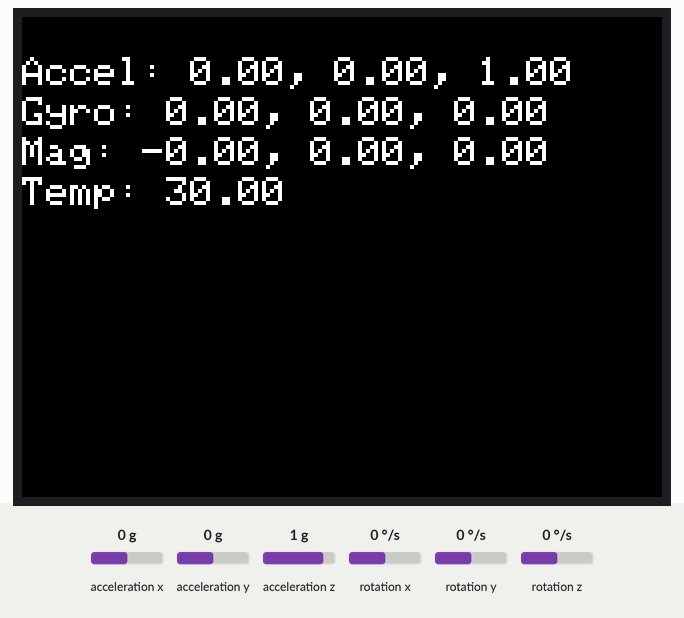
Simulated run of this sketch. Board: ESP32. On the bench: 320×240 colour display. The inputs (shaded band) are chosen by the test bench; at power-on: acceleration x 0 g, acceleration y 0 g, acceleration z 1 g, rotation x 0 °/s, rotation y 0 °/s, rotation z 0 °/s. Nothing arrives over Bluetooth unless stated; what the sketch prints to the serial monitor is not drawn.

Above: at 1.3 s.
1.4 s: acceleration x set to -1.4 g
At 1.9 s:
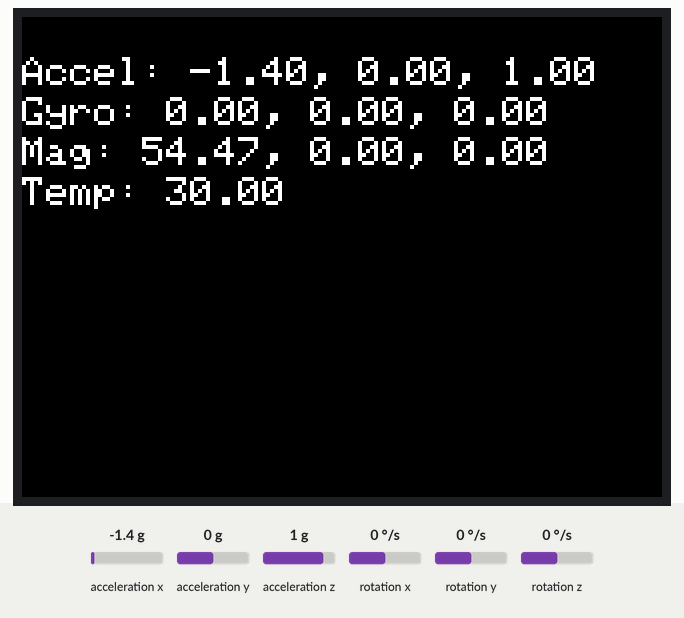
2.9 s: acceleration y set to -1.4 g
At 4.1 s:
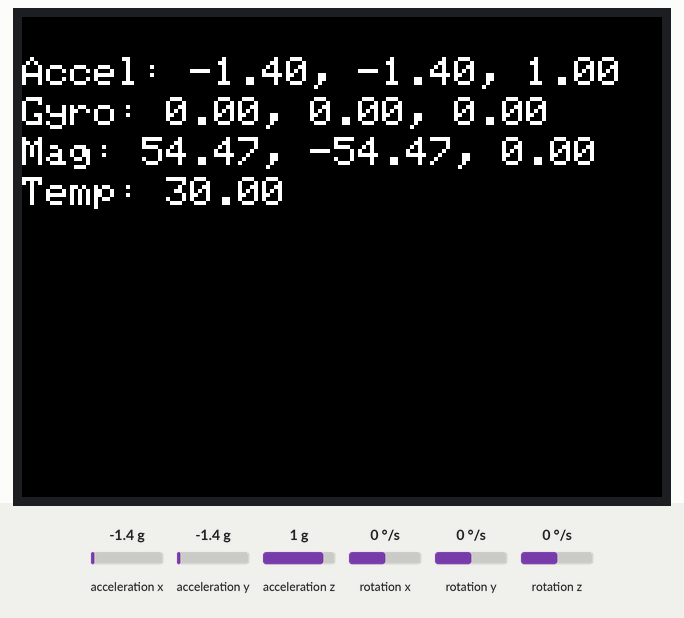
4.4 s: acceleration z set to -1.4 g
At 5.6 s:
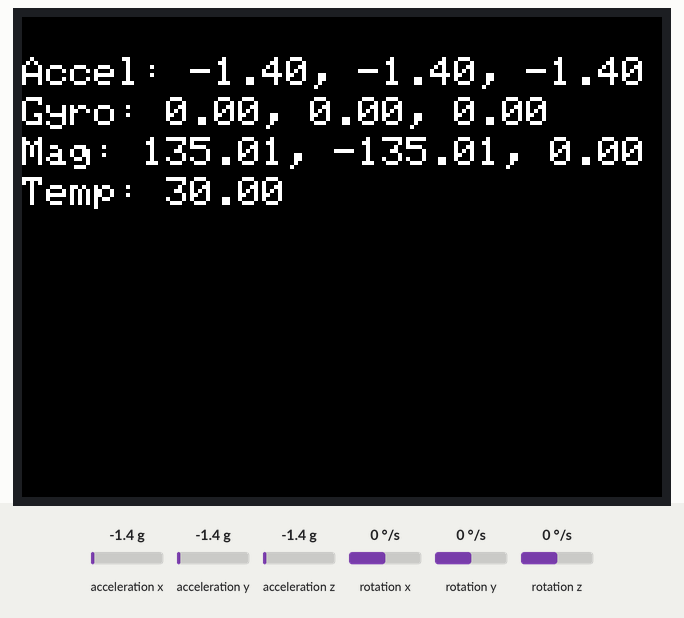
5.9 s: rotation x set to -192 °/s
At 6.8 s:
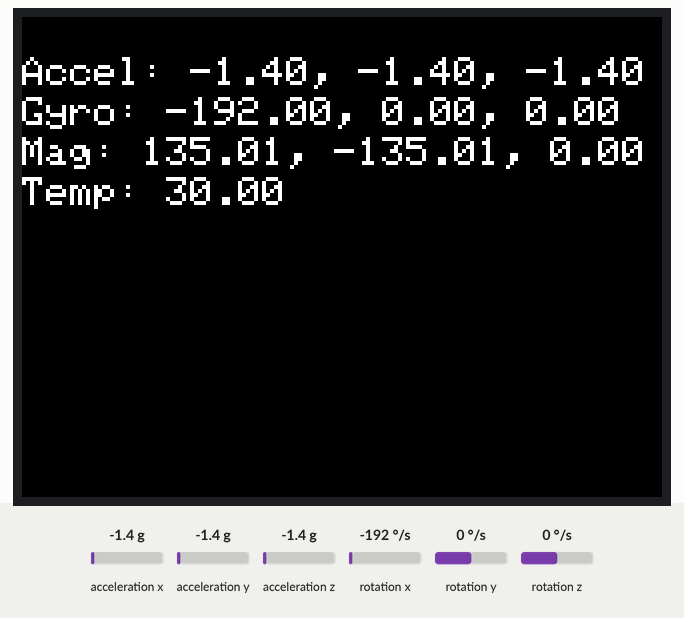
7.4 s: rotation y set to -192 °/s
At 7.8 s:
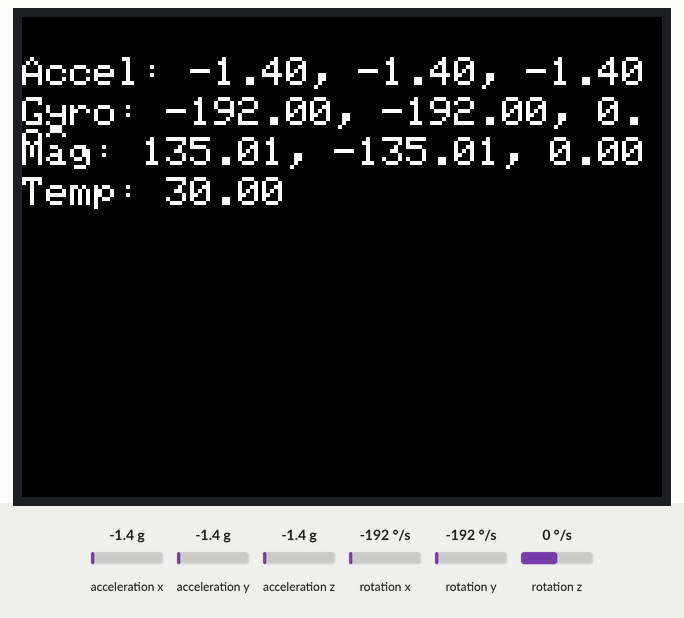
8.9 s: rotation z set to -192 °/s
At 9.9 s:
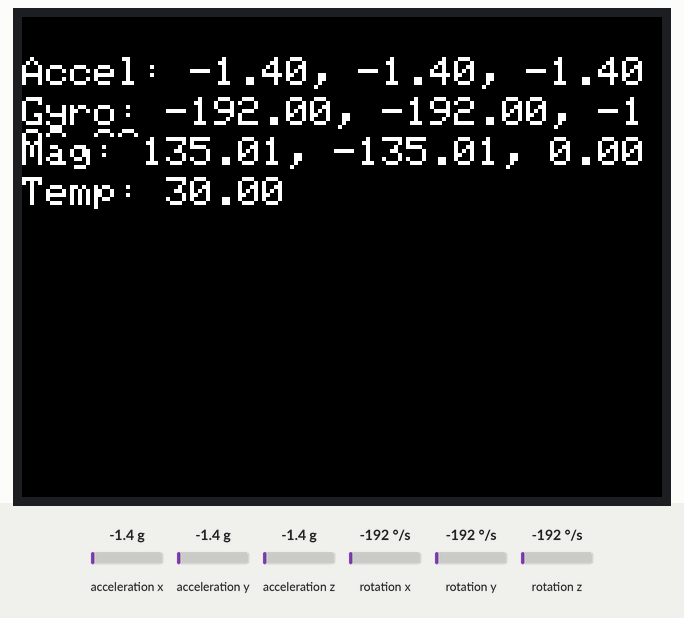
Timing chart, 0 to 11.4 s (numbered marks = the images above; inputs shaded):
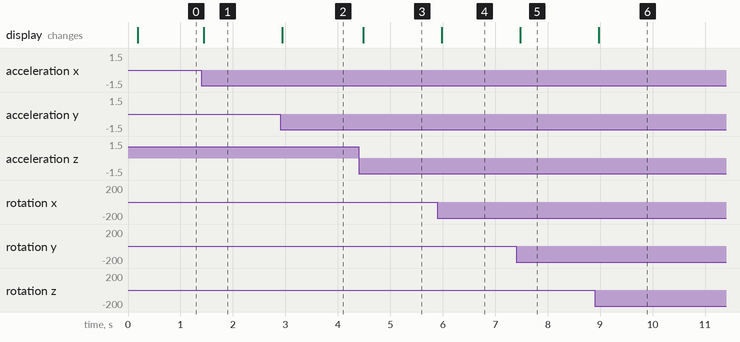

The sketch:

m5stack_BT_IMU.ino
```cpp
#include <M5Stack.h>
#include "BluetoothSerial.h"

BluetoothSerial SerialBT;

float accX = 0.0F, accY = 0.0F, accZ = 0.0F;
float gyroX = 0.0F, gyroY = 0.0F, gyroZ = 0.0F;
float pitch = 0.0F, roll = 0.0F, yaw = 0.0F;
float temp = 0.0F;

void setup() {
  M5.begin();  // M5Stackの初期化
  M5.Lcd.setRotation(1);  // モニタ画面の方向を設定
  M5.Lcd.setTextSize(2);  // フォントサイズを設定

  Serial.begin(115200);  // シリアル通信を初期化

  SerialBT.begin("m5stack_shibakari"); // Bluetoothを開始し、デバイス名を設定
  Serial.println("The device started, now you can pair it with Bluetooth!");

  M5.IMU.Init();  // 慣性センサーの初期化
}

void loop() {
  // 加速度データを取得
  M5.IMU.getAccelData(&accX, &accY, &accZ);

  // ジャイロデータを取得
  M5.IMU.getGyroData(&gyroX, &gyroY, &gyroZ);

  // 磁気センサーデータを取得
  M5.IMU.getAhrsData(&pitch, &roll, &yaw);

  // 慣性センサーの温度を取得
  M5.IMU.getTempData(&temp);

  // 画面にセンサーデータを表示
  M5.Lcd.setCursor(0, 20);
  M5.Lcd.printf("Accel: %.2f, %.2f, %.2f", accX, accY, accZ);
  M5.Lcd.setCursor(0, 40);
  M5.Lcd.printf("Gyro: %.2f, %.2f, %.2f", gyroX, gyroY, gyroZ);
  M5.Lcd.setCursor(0, 60);
  M5.Lcd.printf("Mag: %.2f, %.2f, %.2f", pitch, roll, yaw);
  M5.Lcd.setCursor(0, 80);
  M5.Lcd.printf("Temp: %.2f", temp);

  // Bluetoothでセンサーデータを送信
  SerialBT.print("Accel: ");
  SerialBT.print(accX); SerialBT.print(", ");
  SerialBT.print(accY); SerialBT.print(", ");
  SerialBT.print(accZ); SerialBT.print("\t");

  SerialBT.print("Gyro: ");
  SerialBT.print(gyroX); SerialBT.print(", ");
  SerialBT.print(gyroY); SerialBT.print(", ");
  SerialBT.print(gyroZ); SerialBT.print("\t");

  SerialBT.print("Mag: ");
  SerialBT.print(pitch); SerialBT.print(", ");
  SerialBT.print(roll); SerialBT.print(", ");
  SerialBT.print(yaw); SerialBT.print("\t");

  SerialBT.print("Temp: ");
  SerialBT.println(temp);

  delay(10);  // 100msの一時停止
}
```

Measured:
- after the input at 1.4 s, the display: changes at once (image 1)
- after the input at 2.9 s, the display: changes at once (image 2)
- after the input at 4.4 s, the display: changes after 0.08 s (image 3)
- after the input at 5.9 s, the display: changes after 0.08 s (image 4)
- after the input at 7.4 s, the display: changes after 0.08 s (image 5)
- after the input at 8.9 s, the display: changes after 0.07 s (image 6)
